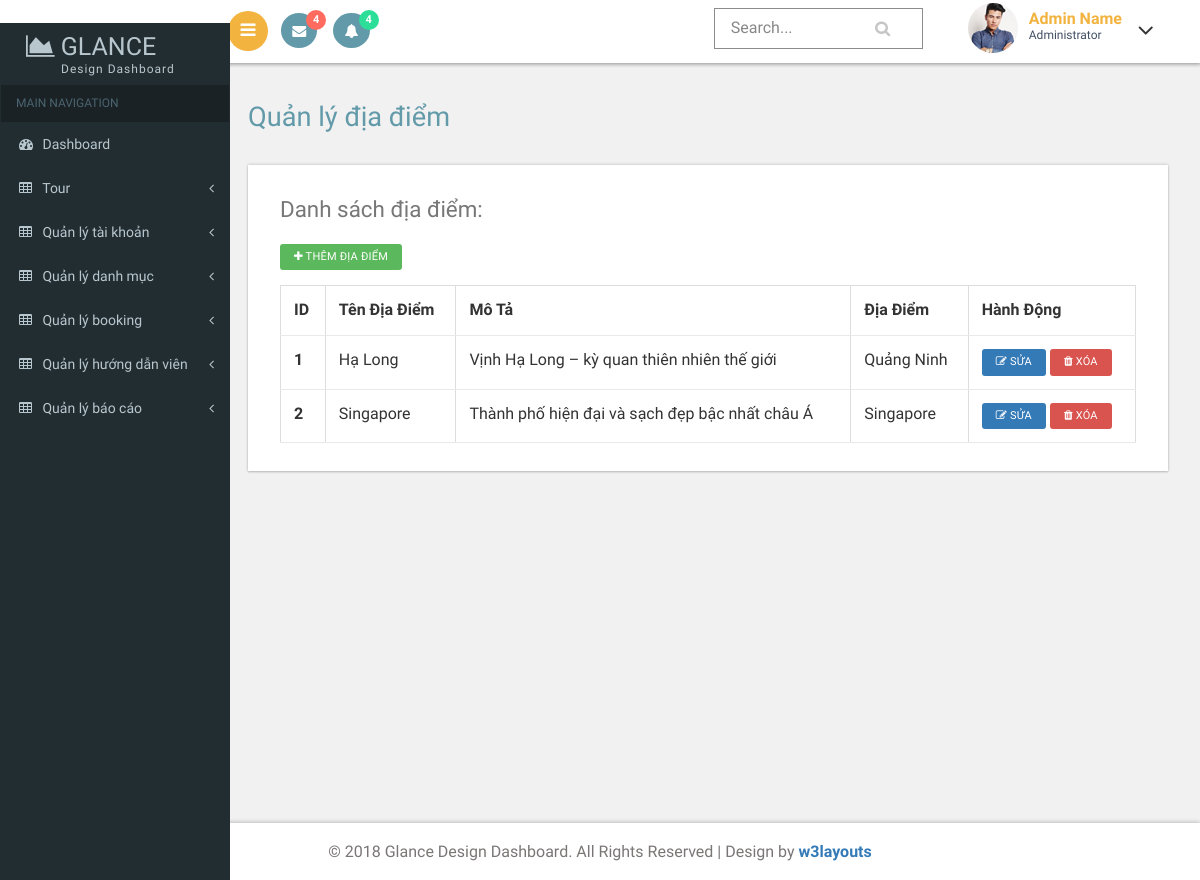
The page /index.php?act=destination-index (signed in) on the database as committed earlier.
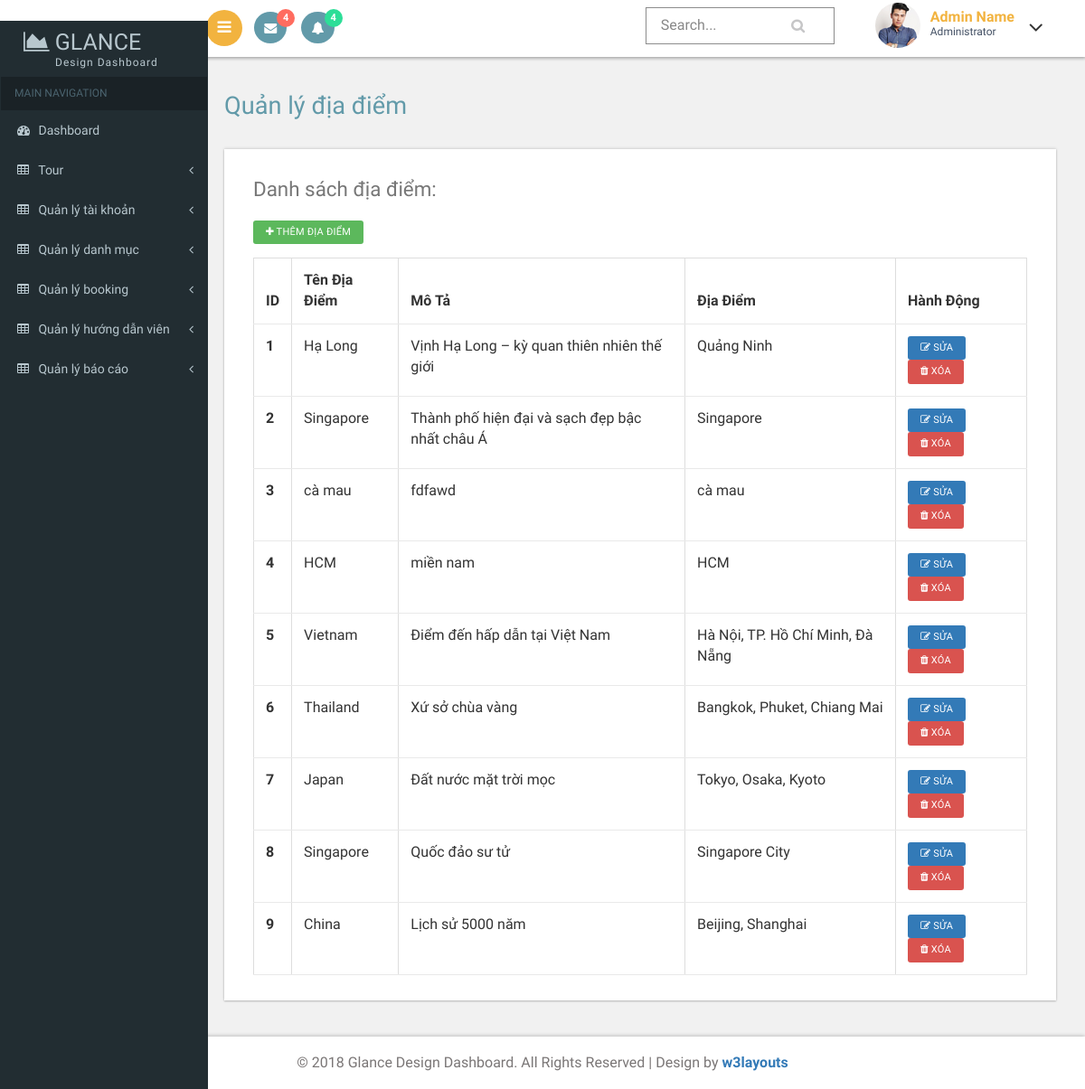
The same page on the database as committed later.
### tables this page shows
CREATE TABLE `destinations` (
  `id` int NOT NULL,
  `name` varchar(255) DEFAULT NULL,
  `description` text,
  `location` varchar(255) DEFAULT NULL,
  `created_at` datetime DEFAULT CURRENT_TIMESTAMP,
  `updated_at` datetime DEFAULT CURRENT_TIMESTAMP ON UPDATE CURRENT_TIMESTAMP
);

### models/admin/DestinationModel.php (called while the page is built, shortened)
`<?php
class DestinationModel {
    public $conn;
    public function __construct() {
        $this->conn = connectDB();
    }
    public function getAll() {
        $sql = "SELECT * FROM destinations ";
        $stmt = $this->conn->prepare($sql);
        $stmt->execute();
        return $stmt->fetchAll(PDO::FETCH_ASSOC);
    }
}

### controllers/admin/DestinationController.php (called while the page is built, shortened)
<?php
require_once './models/admin/DestinationModel.php';
class DestinationController
{
    public $destinationModel;
    public function __construct()
    {
        $this->destinationModel = new DestinationModel();
    }
    public function index()
    {
        $destinations = $this->destinationModel->getAll();
        require_once './views/admin/destinations/list.php';
    }
}

### commons/function.php (called while the page is built, shortened)
<?php
function connectDB() {
    $host = DB_HOST;
    $port = DB_PORT;
    $dbname = DB_NAME;
    try {
        $conn = new PDO("mysql:host=$host;port=$port;dbname=$dbname", DB_USERNAME, DB_PASSWORD);
        $conn->setAttribute(PDO::ATTR_ERRMODE, PDO::ERRMODE_EXCEPTION);
        $conn->setAttribute(PDO::ATTR_DEFAULT_FETCH_MODE, PDO::FETCH_ASSOC);
        return $conn;
    } catch (PDOException $e) {
        echo ("Connection failed: " . $e->getMessage());
    }
}

### views/admin/destinations/list.php (the view, shortened to what this page needs)
<?php
require_once __DIR__ . '/../../layout/admin/header.php';
?>
<div class="sticky-header header-section ">
    <div class="header-left">
        <button id="showLeftPush"><i class="fa fa-bars"></i></button>
        <div class="profile_details_left">
            <ul class="nofitications-dropdown">
                <li class="dropdown head-dpdn">
                    <a href="#" class="dropdown-toggle" data-toggle="dropdown" aria-expanded="false"><i class="fa fa-envelope"></i><span class="badge">4</span></a>
                </li>
                <li class="dropdown head-dpdn">
                    <a href="#" class="dropdown-toggle" data-toggle="dropdown" aria-expanded="false"><i class="fa fa-bell"></i><span class="badge blue">4</span></a>
                </li>
            </ul>
            <div class="clearfix"> </div>
        </div>
        <div class="clearfix"> </div>
    </div>
    <div class="header-right">
        <div class="search-box">
            <form class="input">
                <input class="sb-search-input input__field--madoka" placeholder="Search..." type="search" id="input-31" />
                <label class="input__label" for="input-31">
                    <svg class="graphic" width="100%" height="100%" viewBox="0 0 404 77" preserveAspectRatio="none">
                        <path d="m0,0l404,0l0,77l-404,0l0,-77z" />
                    </svg>
                </label>
            </form>
        </div>
        <div class="profile_details">
            <ul>
                <li class="dropdown profile_details_drop">
                    <a href="#" class="dropdown-toggle" data-toggle="dropdown" aria-expanded="false">
                        <div class="profile_img">
                            <span class="prfil-img"><img src="images/2.jpg" alt=""> </span>
                            <div class="user-name">
                                <p>Admin Name</p>
                                <span>Administrator</span>
                            </div>
                            <i class="fa fa-angle-down lnr"></i>
                            <div class="clearfix"></div>
                        </div>
                    </a>
                </li>
            </ul>
        </div>
        <div class="clearfix"> </div>
    </div>
    <div class="clearfix"> </div>
</div>
<div id="page-wrapper">
    <div class="main-page">
        <div class="tables">
            <h2 class="title1">Quản lý địa điểm</h2>
            <div class="bs-example widget-shadow" data-example-id="hoverable-table">
                <h4>Danh sách địa điểm:</h4>
                <div class="mb-3" style="margin-bottom: 15px;">
                    <a href="?act=destination-create" class="btn btn-success btn-sm">
                        <i class="fa fa-plus"></i> Thêm địa điểm
                    </a>
                </div>
                <table class="table table-hover table-bordered">
                    <thead>
                        <tr>
                            <th>ID</th>
                            <th>Tên địa điểm</th>
                            <th>Mô tả</th>
                            <th>Địa điểm</th>
                            <th>Hành động</th>
                        </tr>
                    </thead>
                    <tbody>
                        <?php if (!empty($destinations)): ?>
                            <?php foreach ($destinations as $cate): ?>
                                <tr>
                                    <th scope="row"><?= $cate['id'] ?></th>
                                    <td><?= htmlspecialchars($cate['name']) ?></td>
                                    <td>
                                        <?= htmlspecialchars($cate['description']) ?>
                                    </td>
                                    <td>
                                        <?= htmlspecialchars($cate['location']) ?>
                                    </td>
                                    <td>
                                        <a href="?act=destination-edit&id=<?= $cate['id'] ?>" class="btn btn-primary btn-sm">
                                            <i class="fa fa-edit"></i> Sửa
                                        </a>
                                        <a onclick="return confirm('Bạn có chắc chắn muốn xóa danh mục này?')"
                                            href="?act=destination-delete&id=<?= $cate['id'] ?>"
                                            class="btn btn-danger btn-sm">
                                            <i class="fa fa-trash"></i> Xóa
                                        </a>
                                    </td>
                                </tr>
                            <?php endforeach; ?>
                        <?php endif; ?>
                    </tbody>
                </table>
            </div>
        </div>
    </div>
</div>
<?php
 require_once __DIR__ . '../../layout/admin/footer.php';
?>

### views/layout/admin/header.php (shortened to what this page needs)
<!DOCTYPE html>
<html>
<head>
    <link href="commons/css/bootstrap.css" rel="stylesheet" type="text/css" />
    <link href="commons/css/style.css" rel="stylesheet" type="text/css" />
    <link href="commons/css/font-awesome.css" rel="stylesheet" />
    <link href="commons/css/SidebarNav.min.css" media="all" rel="stylesheet" type="text/css" />
    <link href="commons/css/custom.css" rel="stylesheet" />
    <link href="commons/css/owl.carousel.css" rel="stylesheet" />
</head>
<body class="cbp-spmenu-push">
    <div class="main-content">
        <div class="cbp-spmenu cbp-spmenu-vertical cbp-spmenu-left" id="cbp-spmenu-s1">
            <aside class="sidebar-left">
                <nav class="navbar navbar-inverse">
                    <div class="navbar-header">
                        <h1>
                            <a class="navbar-brand" href="?act=admin"><span class="fa fa-area-chart"></span> Glance<span
                                    class="dashboard_text">Design dashboard</span></a>
                        </h1>
                    </div>
                    <div class="collapse navbar-collapse" id="bs-example-navbar-collapse-1">
                        <ul class="sidebar-menu">
                            <li class="header">MAIN NAVIGATION</li>
                            <li class="treeview">
                                <a href="?act=admin">
                                    <i class="fa fa-dashboard"></i> <span>Dashboard</span>
                                </a>
                            </li>
                            <li class="treeview">
                                <a href="?act=QlTuor">
                                    <i class="fa fa-table"></i> <span>Tour</span>
                                    <i class="fa fa-angle-left pull-right"></i>
                                </a>
                            </li>
                            <li class="treeview">
                                <a href="?act=admin-list-user">
                                    <i class="fa fa-table"></i> <span>Quản lý tài khoản </span>
                                    <i class="fa fa-angle-left pull-right"></i>
                                </a>
                            </li>
                            <li class="treeview">
                                <a href="?act=category">
                                    <i class="fa fa-table"></i> <span>Quản lý danh mục</span>
                                    <i class="fa fa-angle-left pull-right"></i>
                                </a>
                            </li>
                            <li class="treeview">
                                <a href="?act=bookings">
                                    <i class="fa fa-table"></i> <span>Quản lý booking</span>
                                    <i class="fa fa-angle-left pull-right"></i>
                                </a>
                            </li>
                            <li class="treeview">
                                <a href="?act=admin_guides">
                                    <i class="fa fa-table"></i> <span>Quản lý hướng dẫn viên</span>
                                    <i class="fa fa-angle-left pull-right"></i>
                                </a>
                            </li>
                            <li class="treeview">
                                <a href="?act=admin-reports">
                                    <i class="fa fa-table"></i> <span>Quản lý báo cáo</span>
                                    <i class="fa fa-angle-left pull-right"></i>
                                </a>
                            </li>
                        </ul>
                    </div>
                </nav>
            </aside>
        </div>
        <div class="sticky-header header-section">
            <div class="header-left">
                <button id="showLeftPush"><i class="fa fa-bars"></i></button>
                <div class="profile_details_left">
                    <ul class="nofitications-dropdown">
                        <li class="dropdown head-dpdn">
                            <a href="#" class="dropdown-toggle" data-toggle="dropdown" aria-expanded="false"><span class="badge">4</span></a>
                        </li>
                        <li class="dropdown head-dpdn">
                            <a href="#" class="dropdown-toggle" data-toggle="dropdown" aria-expanded="false"><span class="badge blue">4</span></a>
                        </li>
                        <li class="dropdown head-dpdn">
                            <a href="#" class="dropdown-toggle" data-toggle="dropdown" aria-expanded="false"><span class="badge blue1">8</span></a>
                        </li>
                    </ul>
                </div>
            </div>
            <div class="header-right">
                <div class="search-box">
                    <form class="input">
                        <label class="input__label" for="input-31">
                        </label>
                    </form>
                </div>
                <div class="profile_details">
                    <ul>
                        <li class="dropdown profile_details_drop">
                            <a href="#" class="dropdown-toggle" data-toggle="dropdown" aria-expanded="false">
                                <div class="profile_img">
                                    <span class="prfil-img"><img src="commons/images/2.jpg" alt="" />
                                    </span>
                                    <div class="user-name">
                                        <p>Admin Name</p>
                                        <span>Administrator</span>
                                    </div>
                                </div>
                            </a>
                        </li>
                    </ul>
                </div>
            </div>
        </div>

### views/layout/admin/footer.php (shortened to what this page needs)
<div class="footer">
    <p>
        &copy; 2018 Glance Design Dashboard. All Rights Reserved | Design by
        <a href="https://w3layouts.com/" target="_blank">w3layouts</a>
    </p>
</div>
</div>
</body>
</html>

### commons/css/custom.css (style rules this page uses)
#page-wrapper { padding:5em 2em 2.5em; background-color: #F1F1F1; }

### views/admin/destinations/list.php (style rules this page uses)
html, body { overflow: auto !important; height: auto !important; max-height: none !important; }
#page-wrapper, .content-wrapper { overflow: auto !important; height: auto !important; min-height: 100vh !important; max-height: none !important; }
.main-page, .right_col, .container, .tables, .panel-body { overflow: visible !important; height: auto !important; }
body, #wrapper, #page-wrapper { position: static !important; }

### views/layout/admin/footer.php (style rules this page uses)
html, body { overflow: auto !important; height: auto !important; max-height: none !important; }

Rows that differ between the two databases and show on the page:
added destinations: id "3", name "cà mau", description "fdfawd", location "cà mau"
added destinations: id "4", name "HCM", description "miền nam", location "HCM"
added destinations: id "5", name "Vietnam", description "Điểm đến hấp dẫn tại Việt Nam", location "Hà Nội, TP. Hồ Chí Minh, Đà Nẵng"
added destinations: id "6", name "Thailand", description "Xứ sở chùa vàng", location "Bangkok, Phuket, Chiang Mai"
added destinations: id "7", name "Japan", description "Đất nước mặt trời mọc", location "Tokyo, Osaka, Kyoto"
added destinations: id "8", name "Singapore", description "Quốc đảo sư tử", location "Singapore City"
added destinations: id "9", name "China", description "Lịch sử 5000 năm", location "Beijing, Shanghai"
